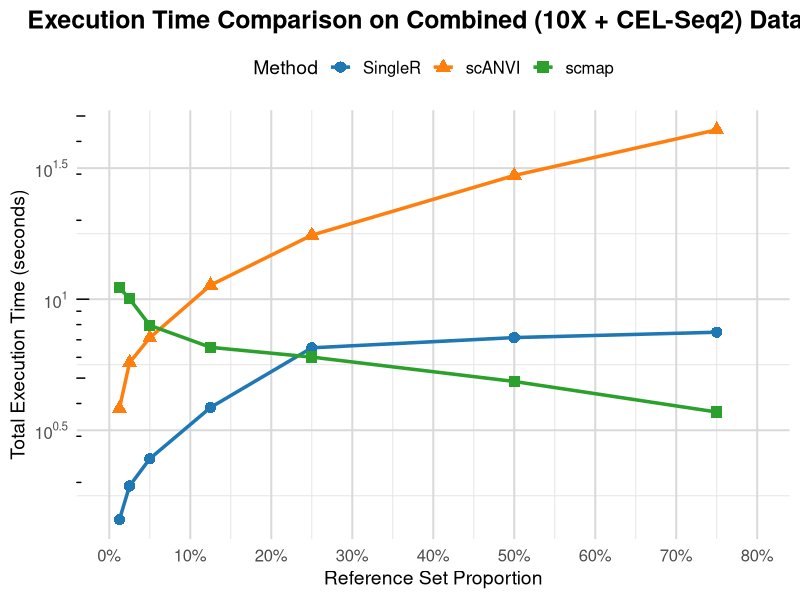
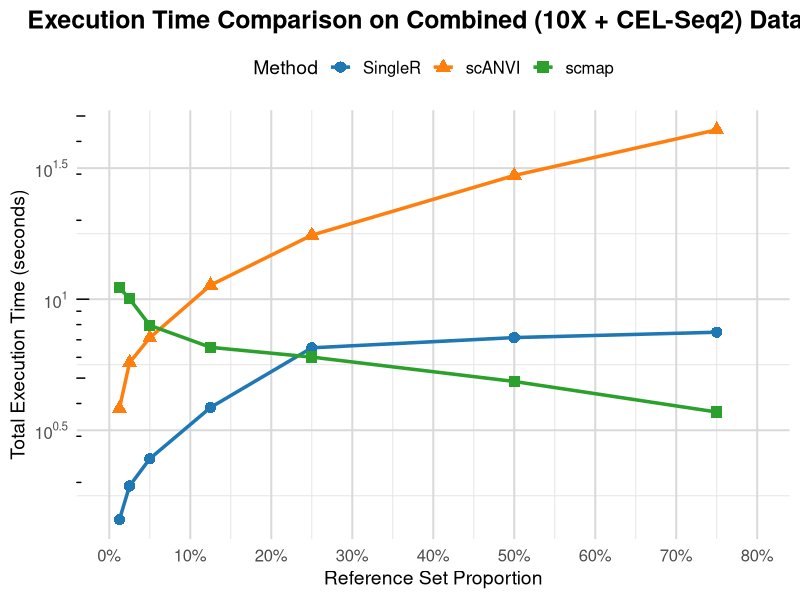

The R script that drew these images, in order:
# Load necessary libraries
library(ggplot2)
library(dplyr)
library(scales) # For percentage labels

# --- Execution time data for Combined dataset (seconds) ---
combined_time_data_ext <- data.frame(
  Proportion_Numeric = c(
    0.75, 0.75, 0.75,        
    0.50, 0.50, 0.50,        
    0.25, 0.25, 0.25,        
    0.125, 0.125, 0.125,     
    0.05, 0.05, 0.05,        
    0.025, 0.025, 0.025,     
    0.0125, 0.0125, 0.0125   
  ),
  Method = factor(rep(c("SingleR", "scANVI", "scmap"), times = 7),
                  levels = c("SingleR", "scANVI", "scmap")),
  Total_Execution_Time = c(
    # 0.75
    7.482671,  # SingleR
    (39.095456 + 5.177625 + 0.032472), # scANVI
    3.710033,   # scmap
    
    # 0.50
    7.138324,       # SingleR
    (26.246883 + 3.364682 + 0.048358), # scANVI
    4.853243,       # scmap
    
    # 0.25
    6.525334,  # SingleR
    (14.530908 + 2.955436 + 0.065918), # scANVI
    6.011979,   # scmap
    
    # 0.125
    3.863534,  # SingleR
    (8.244467 + 1.864307 + 1.206973), # scANVI
    6.550142,   # scmap
    
    # 0.05
    2.462892,       # SingleR
    (5.173529 + 1.482316 + 0.473456),  # scANVI
    7.948424,       # scmap
    
    # 0.025
    1.938152,  # SingleR
    (3.807783 + 1.840196 + 0.080123), # scANVI
    10.037626,  # scmap
    
    # 0.0125
    1.442472,       # SingleR
    (2.428911 + 1.215779 + 0.187492), # scANVI
    11.063792       # scmap
  )
)

# Plot line chart
p_time_combined_ext <- ggplot(combined_time_data_ext,
                              aes(x = Proportion_Numeric, y = Total_Execution_Time, group = Method, color = Method)) +
  geom_line(linewidth = 1.2) + # Thicker lines
  geom_point(size = 3.5, aes(shape = Method)) + # Add points with different shapes
  scale_color_manual(values = c("SingleR" = "#1f77b4", "scANVI" = "#ff7f0e", "scmap" = "#2ca02c")) +
  scale_shape_manual(values = c("SingleR" = 16, "scANVI" = 17, "scmap" = 15)) + # Circle, triangle, square
  labs(title = "Execution Time Comparison on Combined (10X + CEL-Seq2) Dataset",
       x = "Reference Set Proportion",
       y = "Total Execution Time (seconds)",
       color = "Method",
       shape = "Method") +
  theme_minimal(base_size = 15) + # Increase base font size
  theme(
    plot.title = element_text(hjust = 0.5, face = "bold", size = 18),
    legend.position = "top",
    legend.title = element_text(size = 14),
    legend.text = element_text(size = 12),
    axis.title = element_text(size = 14),
    axis.text = element_text(size = 12),
    panel.grid.major = element_line(colour = "grey85"), # Major grid lines
    panel.grid.minor = element_line(colour = "grey90")  # Minor grid lines
  ) +
  scale_x_continuous(
    breaks = seq(0, 0.80, by = 0.10), # Regular intervals, e.g., every 10%
    labels = scales::percent_format(accuracy = 1), # X-axis in percentage
    limits = c(0, 0.80) # Set X-axis range to ensure all points are visible
  ) +
  scale_y_log10(
    breaks = scales::trans_breaks("log10", function(x) 10^x), # Standard log scale
    labels = scales::trans_format("log10", scales::math_format(10^.x))
  ) +
  annotation_logticks(sides = "l") # Add log ticks on the left Y-axis

# Display the plot
print(p_time_combined_ext)

# Save the plot if needed
ggsave("combined_time_comparison.png", plot = p_time_combined_ext, width = 12, height = 7, dpi = 300)
